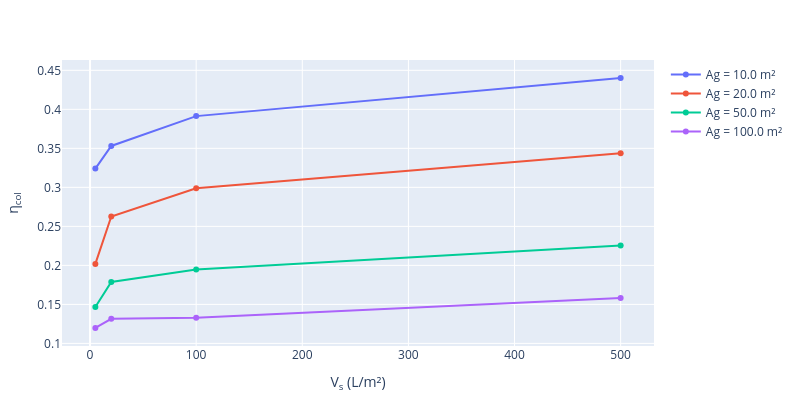

The notebook cell saved with this chart:
### Code cell
# Trace
traces = [scatter(x = ustrip.(stats.Vs[stats.Ag .== a]),
                  y = ustrip.(η_col[stats.Ag .== a]),
                  mode = "lines+markers",
                  name = "Ag = $(ustrip(a)) m²")
          for a in unique(stats.Ag)]

# Plot
fig = plot(traces, Layout(width = 800, height = 400, 
                           xaxis_title = "V<sub>s</sub> (L/m²)",
                           yaxis_title = "η<sub>col</sub>"))

# Save
display(fig)
savefig(fig, "eta-Vs.png", scale = 5)

### Figure 1 — Plotly figure (JSON) as saved in the notebook; plotly's stock layout.template omitted (floating-point values rounded to 4 significant figures)
{"data": [{"mode": "lines+markers", "name": "Ag = 10.0 m²", "type": "scatter", "x": [5, 20, 100, 500], "y": [0.324, 0.3531, 0.3913, 0.4401]}, {"mode": "lines+markers", "name": "Ag = 20.0 m²", "type": "scatter", "x": [5, 20, 100, 500], "y": [0.2019, 0.2627, 0.2989, 0.3438]}, {"mode": "lines+markers", "name": "Ag = 50.0 m²", "type": "scatter", "x": [5, 20, 100, 500], "y": [0.1466, 0.1787, 0.1947, 0.2254]}, {"mode": "lines+markers", "name": "Ag = 100.0 m²", "type": "scatter", "x": [5, 20, 100, 500], "y": [0.1198, 0.1315, 0.1329, 0.1583]}], "layout": {"height": 400, "margin": {"b": 50, "l": 50, "r": 50, "t": 60}, "width": 800, "xaxis": {"title": {"text": "V<sub>s</sub> (L/m²)"}}, "yaxis": {"title": {"text": "η<sub>col</sub>"}}}}
